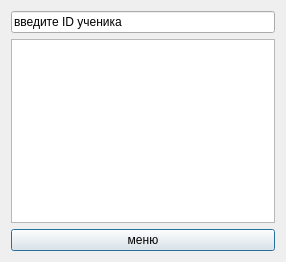
<?xml version="1.0" encoding="UTF-8"?>
<ui version="4.0">
 <class>Info_from_ID</class>
 <widget class="QDialog" name="Info_from_ID">
  <property name="geometry">
   <rect>
    <x>0</x>
    <y>0</y>
    <width>286</width>
    <height>262</height>
   </rect>
  </property>
  <property name="windowTitle">
   <string>Книги ученика</string>
  </property>
  <layout class="QVBoxLayout" name="verticalLayout_2">
   <item>
    <layout class="QVBoxLayout" name="verticalLayout">
     <item>
      <widget class="QLineEdit" name="lineEdit">
       <property name="text">
        <string>введите ID ученика</string>
       </property>
      </widget>
     </item>
     <item>
      <widget class="QTextBrowser" name="textBrowser">
       <property name="html">
        <string>&lt;!DOCTYPE HTML PUBLIC &quot;-//W3C//DTD HTML 4.0//EN&quot; &quot;http://www.w3.org/TR/REC-html40/strict.dtd&quot;&gt;
&lt;html&gt;&lt;head&gt;&lt;meta name=&quot;qrichtext&quot; content=&quot;1&quot; /&gt;&lt;style type=&quot;text/css&quot;&gt;
p, li { white-space: pre-wrap; }
&lt;/style&gt;&lt;/head&gt;&lt;body style=&quot; font-family:'MS Shell Dlg 2'; font-size:8.25pt; font-weight:400; font-style:normal;&quot;&gt;
&lt;p style=&quot;-qt-paragraph-type:empty; margin-top:0px; margin-bottom:0px; margin-left:0px; margin-right:0px; -qt-block-indent:0; text-indent:0px;&quot;&gt;&lt;br /&gt;&lt;/p&gt;&lt;/body&gt;&lt;/html&gt;</string>
       </property>
      </widget>
     </item>
     <item>
      <widget class="QPushButton" name="pushButton">
       <property name="text">
        <string>меню</string>
       </property>
      </widget>
     </item>
    </layout>
   </item>
  </layout>
 </widget>
 <resources/>
 <connections/>
</ui>
